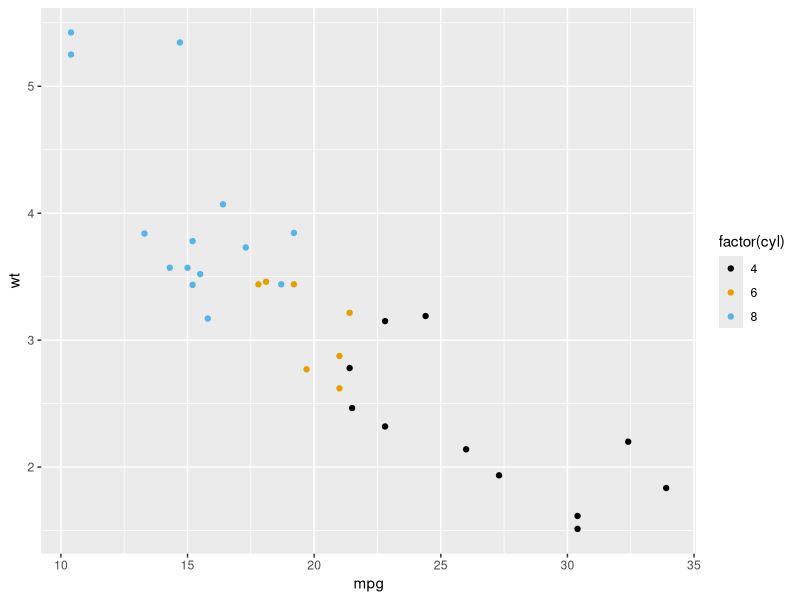

Write R code to recreate this figure. (Note: this script raises an error after producing the figure.)
## ---- chunk 1

library(knitr)
options(width = 100)
opts_chunk$set(message = F, error = F, warning = F, fig.align = 'center')

## ---- chunk 2
library(caret)
library(ggplot2)
library(grid)
library(gridExtra)

# auxiliary code
# ---------------

# palette color-blind-friendly: The palette with black
cbbPalette <- c("#000000", "#E69F00", "#56B4E9", "#009E73",
                "#F0E442", "#0072B2", "#D55E00", "#CC79A7")


# modified BFC

cbfPalette <- cbbPalette
cbfPalette[3] <- cbbPalette[7]
cbfPalette[6] <- cbbPalette[3]
cbfPalette[8] <- cbbPalette[7]

# * `set_default_scale` has been removed. If you want to change the default
# scale for an aesthetic, just create a function called
# `scale_aesthetic_continuous` or `scale_aesthetic_discrete` that returns the
# scale that you want.  For example:

p <- qplot(mpg, wt, data = mtcars, colour = factor(cyl))

# scale_colour_discrete <- scale_colour_brewer
scale_colour_discrete <- function(...) {
        scale_colour_manual(values = cbbPalette)
}

# scale_colour_discrete <- scale_colour_brewer
scale_fill_discrete <- function(...) {
        scale_fill_manual(values = cbbPalette)
}



scale_colour_continuous <- function(...) {
        ggplot2::scale_colour_gradient(
                low = "#009900", high = "#FF0000")
}


## ---- chunk 3
data(iris)
library(ggplot2)

names(iris)
table(iris$Species)
## ---- chunk 4
set.seed(934)
inTrain <- createDataPartition(y=iris$Species,
                              p=0.7, list=FALSE)
training <- iris[inTrain,]
testing <- iris[-inTrain,]
dim(training); dim(testing)
## ---- chunk 5

# train models 
modlda = train(Species ~ .,data=training,method="lda")
modnb = train(Species ~ ., data=training,method="nb")

# predict
plda = predict(modlda,testing); 
pnb = predict(modnb,testing)

# compare predictions
table(plda,pnb)
## ---- chunk 6
equalPredictions = (plda==pnb)
qplot(Petal.Width,Sepal.Width,colour=equalPredictions,data=testing)
## ---- chunk 7
# LDA
predictlda <- predict(object = modlda, newdata = testing)
confusionMatrix(predictlda, testing$Species)
## ---- chunk 8
# Naive Bayes
predictnb <- predict(object = modnb, newdata = testing)
confusionMatrix(predictlda, testing$Species)
